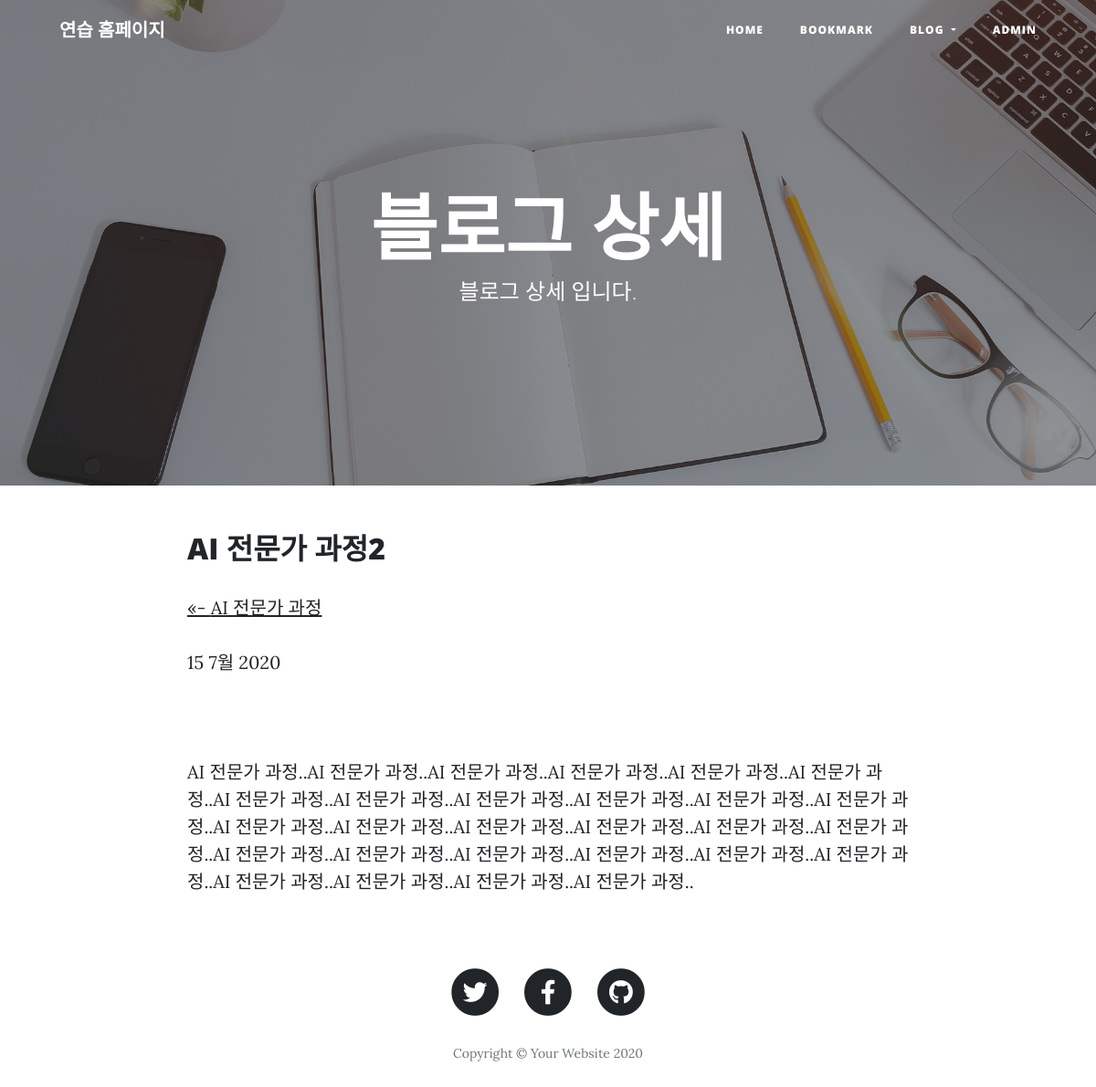
The app's page /blog/post/ai-전문가-과정2/ with its own data.
### blog/models.py (models this page shows)
class Post(models.Model):
    title = models.CharField(verbose_name='TITLE', max_length=50)
    slug = models.SlugField('SLUG', unique=True, allow_unicode=True, help_text='one word for title for title alias.')
    description = models.CharField('DESCRIPTION', max_length=100, blank=True, help_text='simple description text.')
    content = models.TextField('CONTENT')
    create_dt = models.DateTimeField('CREATE DATE', auto_now_add=True)
    modify_dt = models.DateTimeField('MODIFY DATE', auto_now=True)
    class Meta:
        verbose_name = 'post'
        verbose_name_plural = 'posts'
        db_table = 'blog_posts'
        ordering = ('-modify_dt',)
    def __str__(self):
        return self.title
    def get_absolute_url(self):
        return reverse('blog:post_detail', args=(self.slug,))
    def get_previous(self):
        return self.get_previous_by_modify_dt()
    def get_next(self):
        return self.get_next_by_modify_dt()

### blog/templates/blog/post_detail.html (shortened to what this page needs)
{% extends 'base.html' %}
{% load static %}
{% block header %}
<header class="masthead" style="background-image: url({% static 'img/home-bg.jpg' %})">
    <div class="overlay"></div>
    <div class="container">
      <div class="row">
        <div class="col-lg-8 col-md-10 mx-auto">
          <div class="site-heading">
            <h1>블로그 상세</h1>
            <span class="subheading">블로그 상세 입니다.</span>
          </div>
        </div>
      </div>
    </div>
  </header>
{% endblock %}
{% block content %}
<div id="content">
    <div class="row">
      <div class="col-lg-8 col-md-10 mx-auto">
        <h2>{{ object.title }}</h2>
        <p>
            {% if object.get_previous %}
            <a href="{{ object.get_previous.get_absolute_url }}" title="View previous post">
                &laquo;- {{ object.get_previous }}
            </a>
            {% endif %}
        </p>
        <p>{{ object.modify_dt|date:"j F Y" }}</p>
        <br>
        <div>
            {{ object.content|linebreaks }}
        </div>
      </div>
    </div>
</div>
{% endblock %}

### records on screen
Post: title "AI 전문가 과정2", get_previous "AI 전문가 과정", modify_dt "15 7월 2020", content "AI 전문가 과정..AI 전문가 과정..AI 전문가 과정..AI 전문가 과정..AI 전문가 과정..AI 전문가 과정..AI 전문가 과정..AI 전문가 과정..AI 전문가 과정..AI 전문가 과정..AI 전문가 과정..AI 전문가 과정..AI 전문가 과정..AI 전문가 과정..AI 전문가 과정..AI 전문가 과정..AI 전문가 과정..AI 전문가 과정..AI 전문가 과정..AI 전문가 과정..AI 전문가 과정..AI 전문가 과정..AI 전문가 과정..AI 전문가 과정..AI 전문가 과정..AI 전문가 과정..AI 전문가 과정..AI 전문가 과정.."
